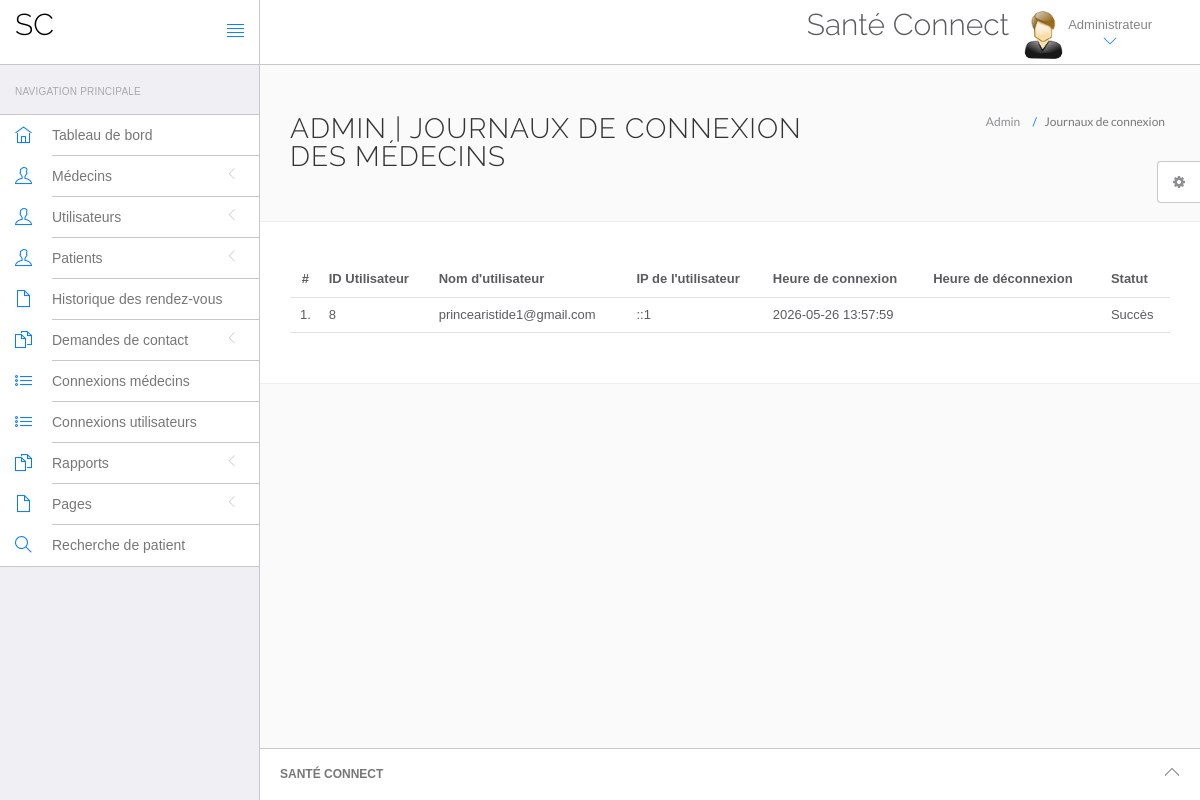
The app's page /hms/admin/doctor-logs.php (signed in) with its own data.
### tables this page shows
CREATE TABLE `doctorslog` (
  `id` int(11) NOT NULL,
  `uid` int(11) DEFAULT NULL,
  `username` varchar(255) DEFAULT NULL,
  `userip` binary(16) DEFAULT NULL,
  `loginTime` timestamp NULL DEFAULT current_timestamp(),
  `logout` varchar(255) DEFAULT NULL,
  `status` int(11) DEFAULT NULL
);

### hms/admin/doctor-logs.php (the view, shortened to what this page needs)
<?php
include('include/config.php');
if(strlen($_SESSION['id']==0)) {
 header('location:logout.php');
  } else{
?>
<!DOCTYPE html>
<html lang="fr">
    <head>
        <link rel="stylesheet" href="vendor/bootstrap/css/bootstrap.min.css">
        <link rel="stylesheet" href="vendor/fontawesome/css/font-awesome.min.css">
        <link rel="stylesheet" href="vendor/themify-icons/themify-icons.min.css">
        <link href="vendor/animate.css/animate.min.css" rel="stylesheet" media="screen">
        <link href="vendor/perfect-scrollbar/perfect-scrollbar.min.css" rel="stylesheet" media="screen">
        <link href="vendor/switchery/switchery.min.css" rel="stylesheet" media="screen">
        <link href="vendor/bootstrap-touchspin/jquery.bootstrap-touchspin.min.css" rel="stylesheet" media="screen">
        <link href="vendor/select2/select2.min.css" rel="stylesheet" media="screen">
        <link href="vendor/bootstrap-datepicker/bootstrap-datepicker3.standalone.min.css" rel="stylesheet" media="screen">
        <link href="vendor/bootstrap-timepicker/bootstrap-timepicker.min.css" rel="stylesheet" media="screen">
        <link rel="stylesheet" href="assets/css/styles.css">
        <link rel="stylesheet" href="assets/css/plugins.css">
        <link rel="stylesheet" href="assets/css/themes/theme-1.css" id="skin_color" />
    </head>
    <body>
        <div id="app">
<?php include('include/sidebar.php');?>
            <div class="app-content">
                    <?php include('include/header.php');?>
                <div class="main-content" >
                    <div class="wrap-content container" id="container">
                        <section id="page-title">
                            <div class="row">
                                <div class="col-sm-8">
                                    <h1 class="mainTitle">Admin | Journaux de connexion des médecins</h1>
                                                                                    </div>
                                <ol class="breadcrumb">
                                    <li>
                                        <span>Admin</span>
                                    </li>
                                    <li class="active">
                                        <span>Journaux de connexion</span>
                                    </li>
                                </ol>
                            </div>
                        </section>
                        <div class="container-fluid container-fullw bg-white">
                                    <div class="row">
                                <div class="col-md-12">
                                    <table class="table table-hover" id="sample-table-1">
                                        <thead>
                                            <tr>
                                                <th class="center">#</th>
                                                <th class="hidden-xs">ID Utilisateur</th>
                                                <th>Nom d'utilisateur</th>
                                                <th>IP de l'utilisateur</th>
                                                <th>Heure de connexion</th>
                                                <th>Heure de déconnexion</th>
                                                <th>Statut</th>
                                            </tr>
                                        </thead>
                                        <tbody>
<?php
$sql=mysqli_query($con,"select * from doctorslog ");
$cnt=1;
while($row=mysqli_fetch_array($sql))
{
?>
                                            <tr>
                                                <td class="center"><?php echo $cnt;?>.</td>
                                                <td class="hidden-xs"><?php echo $row['uid'];?></td>
                                                <td class="hidden-xs"><?php echo $row['username'];?></td>
                                                <td><?php echo $row['userip'];?></td>
                                                <td><?php echo $row['loginTime'];?></td>
                                                <td><?php echo $row['logout'];?>
                                                </td>
                                                <td>
<?php if($row['status']==1)
{
    echo "Succès";
}
else
{
    echo "Échec";
}?>
</td>
                                            </tr>
                                            <?php
$cnt=$cnt+1;
                                             }?>
                                        </tbody>
                                    </table>
                                </div>
                            </div>
                                </div>
                        </div>
                </div>
            </div>
            <?php include('include/footer.php');?>
            <?php include('include/setting.php');?>
            </div>
        </body>
</html>
<?php } ?>

### hms/admin/assets/css/themes/theme-1.css (style rules this page uses)
body { background: #FAFAFA; }

### records on screen
doctorslog: uid "8", username "princearistide1@gmail.com", userip "::1", loginTime "2026-05-26 13:57:59", status "Succès"
